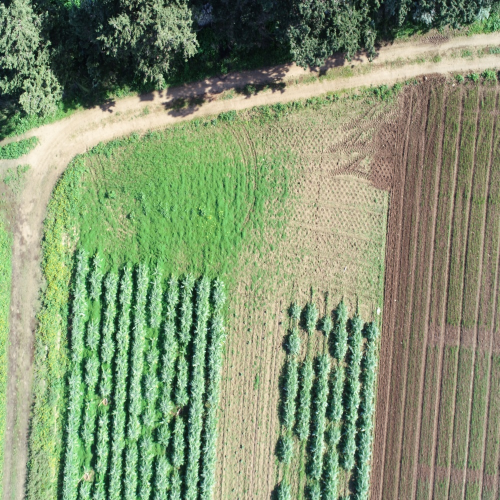
#> input picture median-filter/sample_images-median-filter/DJI_0002.JPGresized.JPG, 1000 x 1000 px (shown at 1/2 size); its folder holds only this picture in this run
$ python -i Segmentation_test.py   (imports and definitions only)
#> lines starting #> are read from the running program, lines starting #| are printed output that depends on the picture
# ===============================================================
import matplotlib.pyplot as plt
import numpy as np
import os

from skimage.data import astronaut
from skimage.color import rgb2gray
from skimage.filters import sobel
from skimage.segmentation import felzenszwalb, slic, quickshift, watershed
from skimage.segmentation import mark_boundaries
from skimage.util import img_as_float, img_as_int
from skimage.io import imread
from skimage.transform import rescale, resize, downscale_local_mean
from skimage.util import view_as_blocks


def print_img(images, titles):
    if len(images) == len(titles):
        fig, (ax) = plt.subplots(1, len(images),
                                 figsize=(5*len(images), 3), sharex=True, sharey=True)
        array = (ax.ravel(), titles, images)
        for i in range(0, len(images)):
            # print(titles[i])
            ax[i].imshow(images[i])
            ax[i].set_title(titles[i])


"""computing the felzenszwalb and print the results"""


def felzenszwalb_and_imshow(img):
    segments_fz = felzenszwalb(img, scale=100, sigma=0.5, min_size=2000)
    boundaries = mark_boundaries(img, segments_fz, color=(1, 0, 0))

    print(f"Felzenszwalb number of segments: {len(np.unique(segments_fz))}")

    print_img((img, boundaries, segments_fz), ("Original image", "Felzenszwalbs's method",
              "Segments from felzenszwalb"))
    return len(np.unique(segments_fz))  # return the number of segments


def slic_and_imshow(img):
    segments_slic = slic(img, n_segments=250,
                         compactness=10, sigma=1, start_label=1)
    boundaries = mark_boundaries(img, segments_slic, color=(1, 0, 0))
    print(f"SLIC number of segments: {len(np.unique(segments_slic))}")

    print_img((img, boundaries, segments_slic), ("Original image", "K-means clustering (slic)",
              "Segments from k-means clustering"))
    return len(np.unique(segments_slic))


def quickshift_and_imshow(img):
    segments_quick = quickshift(img, kernel_size=3, max_dist=6, ratio=0.5)
    boundaries = mark_boundaries(img, segments_quick, color=(1, 0, 0))

    print(f"Quickshift number of segments: {len(np.unique(segments_quick))}")

    print_img((img, boundaries, segments_quick), ("Original image", "Quickshift method",
              "Segments from quickshift"))
    return len(np.unique(segments_quick))


def sobel_and_imshow(img):
    segments_sobel = sobel(rgb2gray(img))

    print_img((img, segments_sobel), ("Original image", "Sobel filter"))

    return len(np.unique(segments_sobel))


def watershed_and_imshow(img):
    gradient = sobel(rgb2gray(img))
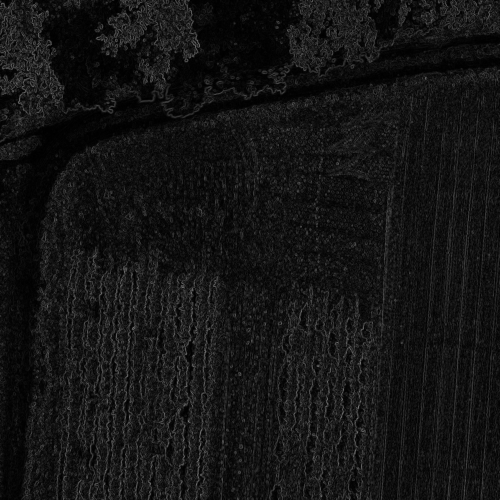
#> gradient: shape (1000, 1000) float64 (shown at 1/2 size); min 3.47e-18, max 0.545, mean 0.0811
    segments_watershed = watershed(gradient, markers=250, compactness=0.001)
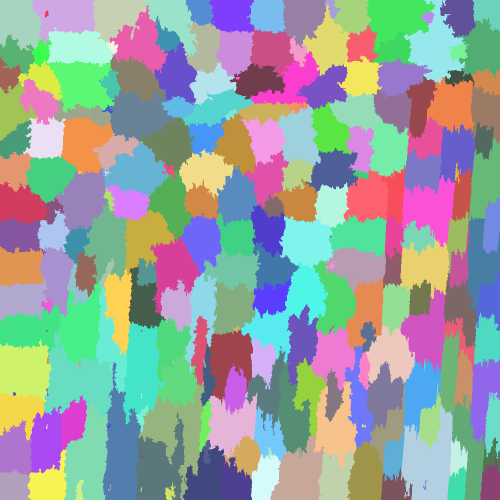
#> segments_watershed: shape (1000, 1000) int64 (shown at 1/2 size); 256 distinct labels, from 1 to 256; one colour per label, 0 black
    boundaries = mark_boundaries(img, segments_watershed, color=(1, 0, 0))
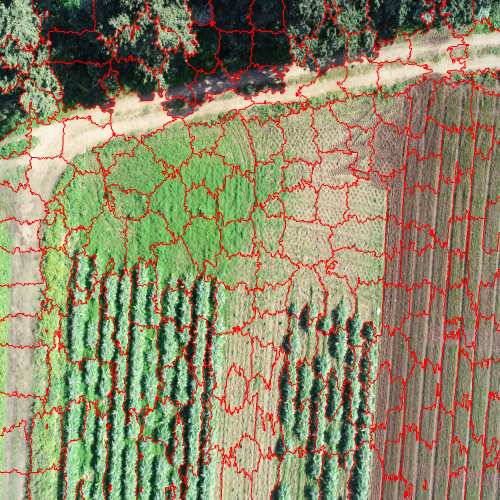
#> boundaries: shape (1000, 1000, 3) float64 (shown at 1/2 size); mean R, G, B 0.567, 0.532, 0.411

    print(
        f"Watershed number of segments: {len(np.unique(segments_watershed))}")
#| Watershed number of segments: 256

    print_img((img, boundaries, segments_watershed),
              ("Original image", "Watershed method", "Segments from watershed"))
#> the loop in print_img, `for i in range(0, len(images)):` made 3 passes
    return len(np.unique(segments_watershed))


"""Starting the script"""

root = '/home/raffaele/Documents/soil-segmentation-zcu102/'  # root directory
set = 'Sample_images'   # set images directory

# getting images names
# [1 line that did not run here, left out]
# os.path.join(root, set) ---> it joins the paths
# os.listdir(directory) ---> it lists input directory content
# print(os.path.join(root, set))
# print(os.listdir(os.path.join(root, set)))


# for the whole set of images apply the segmentation (for each images in Sample_images)
# [56 lines not run here, left out]
# ===============================================================

# plt.show()

>>> import cv2
>>> picture = cv2.cvtColor(cv2.imread('../../median-filter/sample_images-median-filter/DJI_0002.JPGresized.JPG'), cv2.COLOR_BGR2RGB)
>>> result = watershed_and_imshow(picture)
#> result = 256
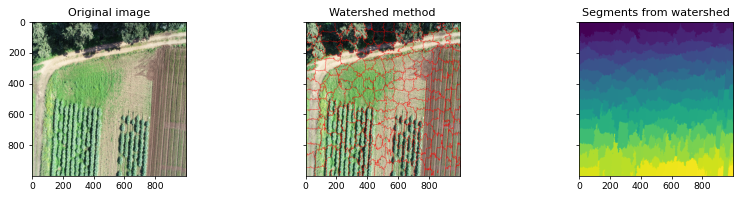
#> figure drawn by matplotlib, 3 panels

$ run again, on median-filter/sample_images-median-filter/image.JPG
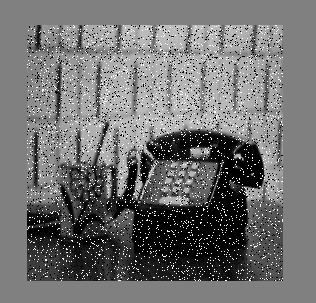
#> input picture median-filter/sample_images-median-filter/image.JPG, 316 x 303 px
#> picture is the input picture: shape (303, 316, 3); min 0, max 255, mean 112.3
#> in watershed_and_imshow, `segments_watershed = watershed(gradient, markers=250, compactness=0.001)`:
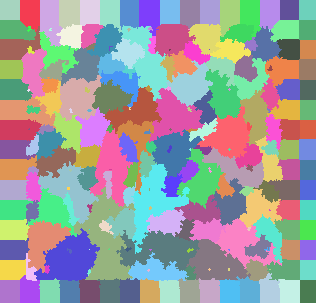
#> segments_watershed: shape (303, 316) int64; 240 distinct labels, from 1 to 240; one colour per label, 0 black
#| Watershed number of segments: 240
#> the loop in print_img, `for i in range(0, len(images)):` made 3 passes
#> result = 240
#> `result = watershed_and_imshow(picture)`:
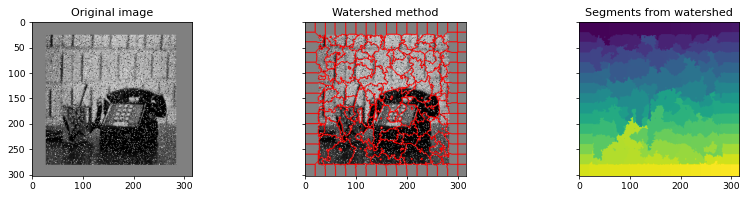
#> figure drawn by matplotlib, 3 panels

$ run again, on median-filter/sample_images-median-filter/image.pgm.pnm
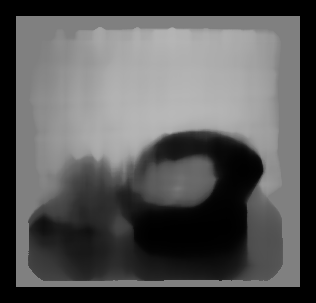
#> input picture median-filter/sample_images-median-filter/image.pgm.pnm, 316 x 303 px
#> picture is the input picture: shape (303, 316, 3); min 0, max 184, mean 86.8
#> in watershed_and_imshow, `segments_watershed = watershed(gradient, markers=250, compactness=0.001)`:
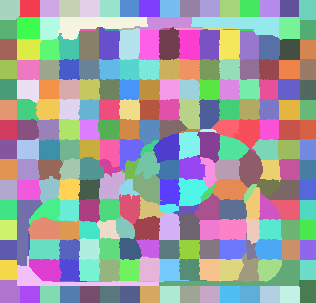
#> segments_watershed: shape (303, 316) int64; 240 distinct labels, from 1 to 240; one colour per label, 0 black
#| Watershed number of segments: 240
#> the loop in print_img, `for i in range(0, len(images)):` made 3 passes
#> result = 240
#> `result = watershed_and_imshow(picture)`:
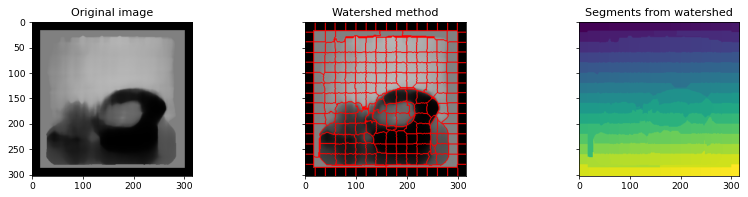
#> figure drawn by matplotlib, 3 panels
